Frame 1 (no input): blank canvas, image omitted
Frame 60 (the mouse pressed at the canvas centre just before this capture): blank canvas, image omitted
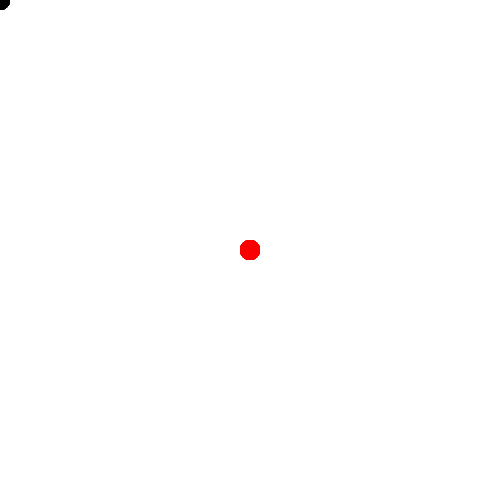
Frame 120 (the mouse held since frame 60 and released just before this capture)

The Processing sketch whose frames 1 and 60 were blank and that drew this single picture after the mouse press (run headless with seeded random() and noise(); from frame 60 on, the mouse is pressed at the canvas centre):

// Processing sketch: Quiz1Answer2
// ── Quiz1Answer2.pde
void setup() {
  size(500, 500);
  background(255);
  noStroke();
}
void draw() {fill(mouseX,0,0);
ellipse(mouseX,mouseY,20,20);
println(mouseX);
}
